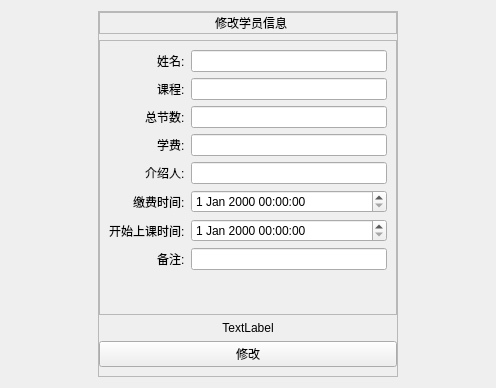
<?xml version="1.0" encoding="UTF-8"?>
<ui version="4.0">
 <class>ModifyStuInfo</class>
 <widget class="QWidget" name="ModifyStuInfo">
  <property name="geometry">
   <rect>
    <x>0</x>
    <y>0</y>
    <width>496</width>
    <height>388</height>
   </rect>
  </property>
  <property name="windowTitle">
   <string>Form</string>
  </property>
  <layout class="QHBoxLayout" name="horizontalLayout">
   <item>
    <spacer name="horizontalSpacer">
     <property name="orientation">
      <enum>Qt::Horizontal</enum>
     </property>
     <property name="sizeHint" stdset="0">
      <size>
       <width>80</width>
       <height>20</height>
      </size>
     </property>
    </spacer>
   </item>
   <item>
    <widget class="QFrame" name="frame">
     <property name="minimumSize">
      <size>
       <width>300</width>
       <height>0</height>
      </size>
     </property>
     <property name="frameShape">
      <enum>QFrame::StyledPanel</enum>
     </property>
     <property name="frameShadow">
      <enum>QFrame::Raised</enum>
     </property>
     <layout class="QVBoxLayout" name="verticalLayout">
      <property name="leftMargin">
       <number>0</number>
      </property>
      <property name="topMargin">
       <number>0</number>
      </property>
      <property name="rightMargin">
       <number>0</number>
      </property>
      <item>
       <widget class="QFrame" name="frame_2">
        <property name="frameShape">
         <enum>QFrame::StyledPanel</enum>
        </property>
        <property name="frameShadow">
         <enum>QFrame::Raised</enum>
        </property>
        <layout class="QHBoxLayout" name="horizontalLayout_2">
         <property name="leftMargin">
          <number>0</number>
         </property>
         <property name="topMargin">
          <number>0</number>
         </property>
         <property name="rightMargin">
          <number>0</number>
         </property>
         <property name="bottomMargin">
          <number>0</number>
         </property>
         <item>
          <spacer name="horizontalSpacer_3">
           <property name="orientation">
            <enum>Qt::Horizontal</enum>
           </property>
           <property name="sizeHint" stdset="0">
            <size>
             <width>115</width>
             <height>20</height>
            </size>
           </property>
          </spacer>
         </item>
         <item>
          <widget class="QLabel" name="label">
           <property name="text">
            <string>修改学员信息</string>
           </property>
          </widget>
         </item>
         <item>
          <spacer name="horizontalSpacer_4">
           <property name="orientation">
            <enum>Qt::Horizontal</enum>
           </property>
           <property name="sizeHint" stdset="0">
            <size>
             <width>40</width>
             <height>20</height>
            </size>
           </property>
          </spacer>
         </item>
        </layout>
       </widget>
      </item>
      <item>
       <widget class="QScrollArea" name="scrollArea">
        <property name="frameShape">
         <enum>QFrame::StyledPanel</enum>
        </property>
        <property name="widgetResizable">
         <bool>true</bool>
        </property>
        <widget class="QWidget" name="scrollAreaWidgetContents">
         <property name="geometry">
          <rect>
           <x>0</x>
           <y>0</y>
           <width>296</width>
           <height>279</height>
          </rect>
         </property>
         <layout class="QFormLayout" name="formLayout">
          <property name="labelAlignment">
           <set>Qt::AlignRight|Qt::AlignTrailing|Qt::AlignVCenter</set>
          </property>
          <item row="0" column="0">
           <widget class="QLabel" name="label_name">
            <property name="text">
             <string>姓名:</string>
            </property>
           </widget>
          </item>
          <item row="0" column="1">
           <widget class="QLineEdit" name="lineEdit_name"/>
          </item>
          <item row="1" column="0">
           <widget class="QLabel" name="label_course">
            <property name="text">
             <string>课程:</string>
            </property>
           </widget>
          </item>
          <item row="1" column="1">
           <widget class="QLineEdit" name="lineEdit_course"/>
          </item>
          <item row="2" column="0">
           <widget class="QLabel" name="label_total">
            <property name="text">
             <string>总节数:</string>
            </property>
           </widget>
          </item>
          <item row="2" column="1">
           <widget class="QLineEdit" name="lineEdit_total">
            <property name="inputMask">
             <string/>
            </property>
            <property name="clearButtonEnabled">
             <bool>false</bool>
            </property>
           </widget>
          </item>
          <item row="3" column="0">
           <widget class="QLabel" name="label_price">
            <property name="text">
             <string>学费:</string>
            </property>
           </widget>
          </item>
          <item row="3" column="1">
           <widget class="QLineEdit" name="lineEdit_price"/>
          </item>
          <item row="4" column="0">
           <widget class="QLabel" name="label_introducer">
            <property name="text">
             <string>介绍人:</string>
            </property>
           </widget>
          </item>
          <item row="4" column="1">
           <widget class="QLineEdit" name="lineEdit_introducer"/>
          </item>
          <item row="5" column="0">
           <widget class="QLabel" name="label_payTime">
            <property name="text">
             <string>缴费时间:</string>
            </property>
           </widget>
          </item>
          <item row="5" column="1">
           <widget class="QDateTimeEdit" name="dateTimeEdit_payTime">
            <property name="calendarPopup">
             <bool>false</bool>
            </property>
           </widget>
          </item>
          <item row="6" column="0">
           <widget class="QLabel" name="label_beginTime">
            <property name="text">
             <string>开始上课时间:</string>
            </property>
           </widget>
          </item>
          <item row="6" column="1">
           <widget class="QDateTimeEdit" name="dateTimeEdit_beginTime">
            <property name="calendarPopup">
             <bool>false</bool>
            </property>
           </widget>
          </item>
          <item row="7" column="0">
           <widget class="QLabel" name="label_msg">
            <property name="text">
             <string>备注:</string>
            </property>
           </widget>
          </item>
          <item row="7" column="1">
           <widget class="QLineEdit" name="lineEdit_msg"/>
          </item>
         </layout>
        </widget>
       </widget>
      </item>
      <item>
       <widget class="QLabel" name="label_hint">
        <property name="text">
         <string>TextLabel</string>
        </property>
        <property name="alignment">
         <set>Qt::AlignCenter</set>
        </property>
       </widget>
      </item>
      <item>
       <widget class="QPushButton" name="pushButton">
        <property name="text">
         <string>修改</string>
        </property>
       </widget>
      </item>
     </layout>
    </widget>
   </item>
   <item>
    <spacer name="horizontalSpacer_2">
     <property name="orientation">
      <enum>Qt::Horizontal</enum>
     </property>
     <property name="sizeHint" stdset="0">
      <size>
       <width>80</width>
       <height>20</height>
      </size>
     </property>
    </spacer>
   </item>
  </layout>
 </widget>
 <resources/>
 <connections/>
</ui>
